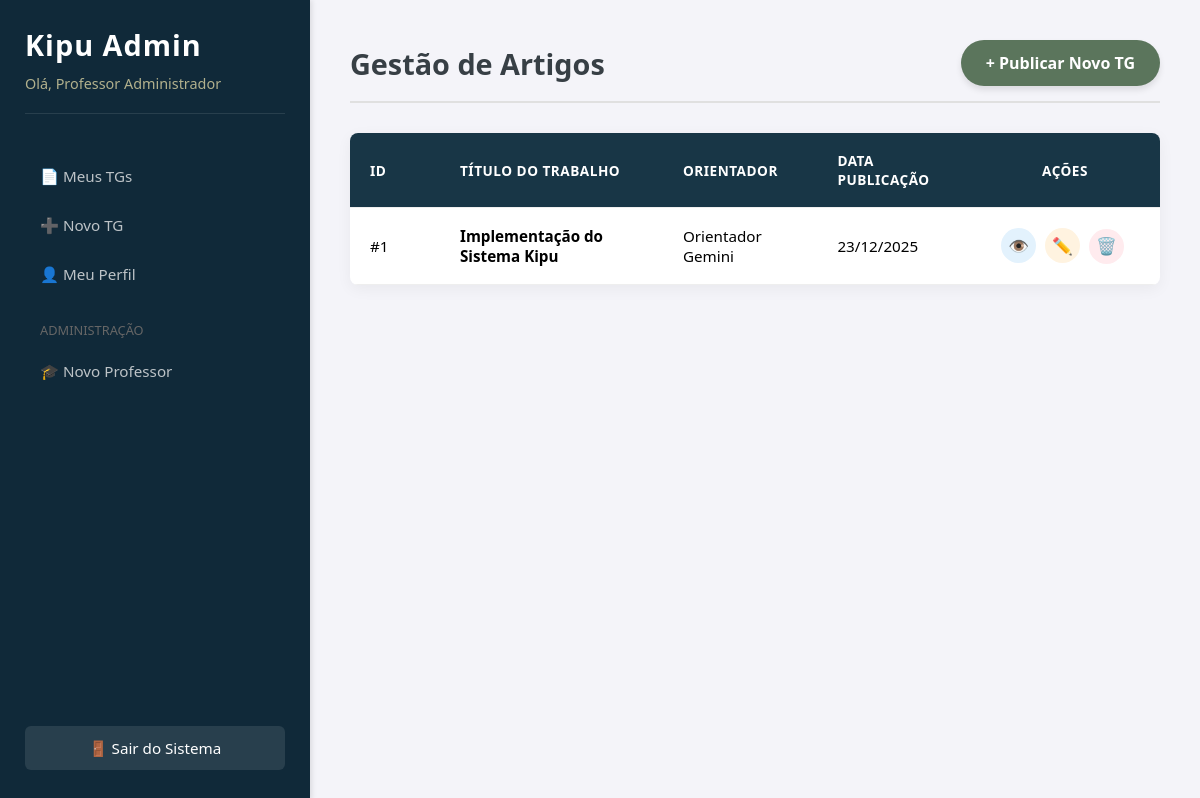
The app's page /painel.php (signed in), older data.
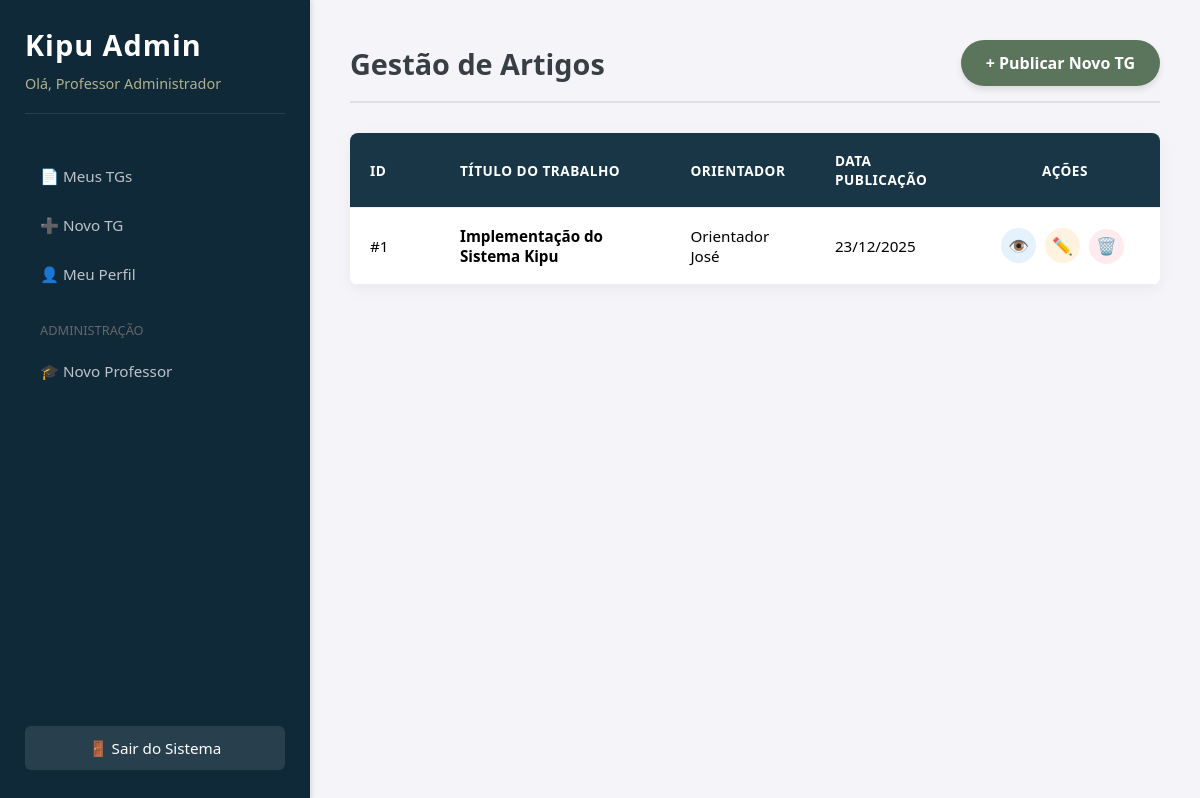
The same page, newer data.
### tables this page shows
CREATE TABLE artigos (
    id INT AUTO_INCREMENT PRIMARY KEY,
    titulo VARCHAR(200) NOT NULL,
    nomes_alunos TEXT NOT NULL,
    nome_orientador VARCHAR(100) NOT NULL,
    caminho_ficheiro VARCHAR(255) NOT NULL,
    data_publicacao DATETIME DEFAULT CURRENT_TIMESTAMP,
    id_professor_postou INT,
    FOREIGN KEY (id_professor_postou) REFERENCES professores(id) ON DELETE SET NULL
);

### painel.php (the view, shortened to what this page needs)
<?php
require 'conexao.php';
$id_professor = $_SESSION['id_professor'];
$nome_professor = $_SESSION['nome_professor'];
try {
    $sql = "SELECT * FROM artigos WHERE id_professor_postou = :id ORDER BY data_publicacao DESC";
    $stmt = $pdo->prepare($sql);
    $stmt->bindValue(':id', $id_professor);
    $stmt->execute();
    $meus_artigos = $stmt->fetchAll(PDO::FETCH_ASSOC);
} catch (PDOException $e) {
    echo "Erro: " . $e->getMessage();
}
?>
<!DOCTYPE html>
<html lang="pt-br">
<head>
</head>
<body>
<div class="sidebar">
    <h2>Kipu Admin</h2>
    <div class="user-info">Olá, <?php echo htmlspecialchars($nome_professor); ?></div>
    <a href="painel.php">📄 Meus TGs</a>
    <a href="cadastrar_tg.php">➕ Novo TG</a>
    <a href="meu_perfil.php">👤 Meu Perfil</a>
    <div style="margin-top: 20px; margin-bottom: 10px; font-size: 0.8em; color: #666; padding-left: 15px; text-transform: uppercase;">Administração</div>
    <a href="novo_professor.php">🎓 Novo Professor</a>
    <a href="logout.php" class="sair">🚪 Sair do Sistema</a>
</div>
    <div class="content">
        <div class="header-content">
            <h1>Gestão de Artigos</h1>
            <a href="cadastrar_tg.php" class="btn-novo">+ Publicar Novo TG</a>
        </div>
        <?php if (count($meus_artigos) > 0): ?>
            <table>
                <thead>
                    <tr>
                        <th width="50">ID</th>
                        <th>Título do Trabalho</th>
                        <th>Orientador</th>
                        <th>Data Publicação</th>
                        <th width="150" style="text-align: center;">Ações</th>
                    </tr>
                </thead>
                <tbody>
                    <?php foreach($meus_artigos as $artigo): ?>
                        <tr>
                            <td>#<?php echo $artigo['id']; ?></td>
                            <td><strong><?php echo htmlspecialchars($artigo['titulo']); ?></strong></td>
                            <td><?php echo htmlspecialchars($artigo['nome_orientador']); ?></td>
                            <td><?php echo date('d/m/Y', strtotime($artigo['data_publicacao'])); ?></td>
                            <td style="text-align: center;">
                                <a href="<?php echo htmlspecialchars($artigo['caminho_ficheiro']); ?>" target="_blank" class="action-btn btn-view" title="Ver PDF">👁️</a>
                                <a href="editar_tg.php?id=<?php echo $artigo['id']; ?>" class="action-btn btn-edit" title="Editar">✏️</a>
                                <button onclick="abrirModal(<?php echo $artigo['id']; ?>)" class="action-btn btn-delete" title="Excluir">🗑️</button>
                            </td>
                        </tr>
                    <?php endforeach; ?>
                </tbody>
            </table>
        <?php endif; ?>
    </div>
</body>
</html>

Row changes from the older to the newer data that the page shows:
changed artigos "Implementação do Sistema Kipu": nome_orientador "Orientador Gemini" → "Orientador José"
